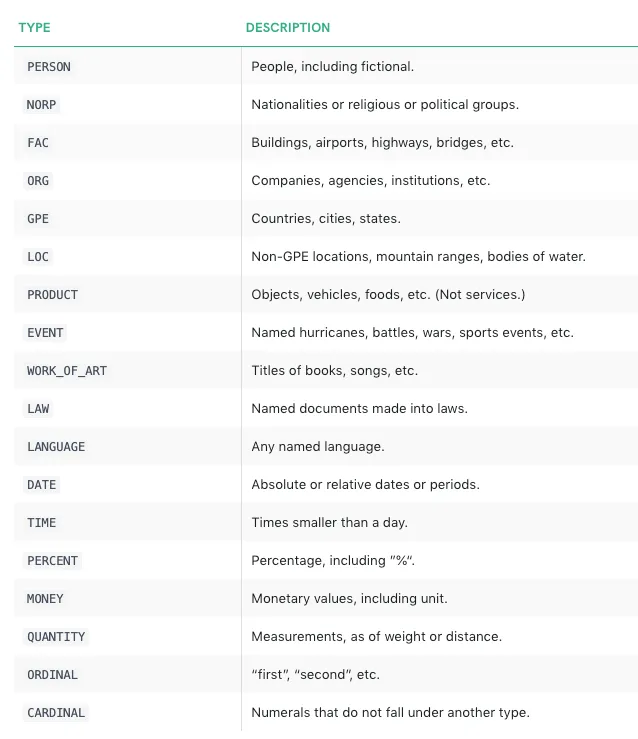
#> input picture seminar/img.png, 638 x 739 px
$ jupyter execute --allow-errors main.ipynb
#> lines starting #> are read from the running program, lines starting #| are printed output that depends on the picture
[cell 1]
import spacy

#> (a cell that did not finish here is left out)

[cell 3]
doc = 'Блеканов Иван Станиславович'
# print([(X.text, X.label_) for X in doc.ents])

#> (a cell that did not finish here is left out)

[cell 5]
doc = 'Блеканов Иван Станиславович - Серебренников Роман Андреевич'
#> (the rest of this cell did not finish here and is left out)

[cell 6]
import cv2 as cv
from PIL import Image

img = cv.imread('img.png')
#> img is the input picture: shape (739, 638, 3); mean B, G, R 246.7, 246.7, 246.3
img = cv.Canny(img,100,200)
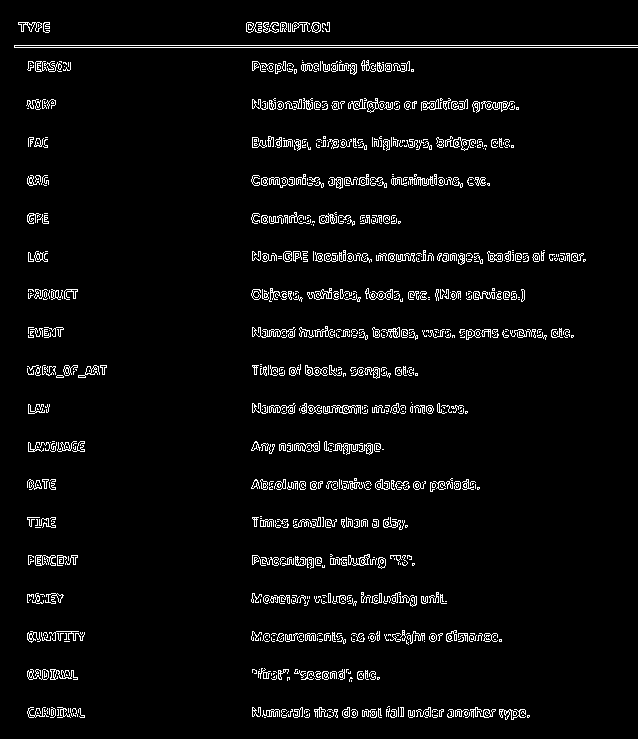
#> img: shape (739, 638); 4.2% white in thin lines or dots
cv.imwrite('img_new.png', img)
#> Out = True
